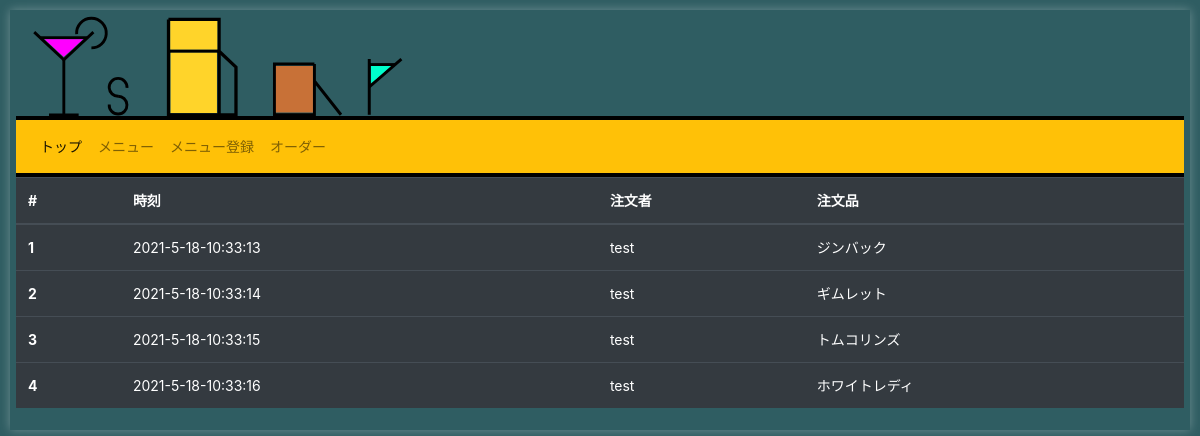
Before: /order with the older database file.
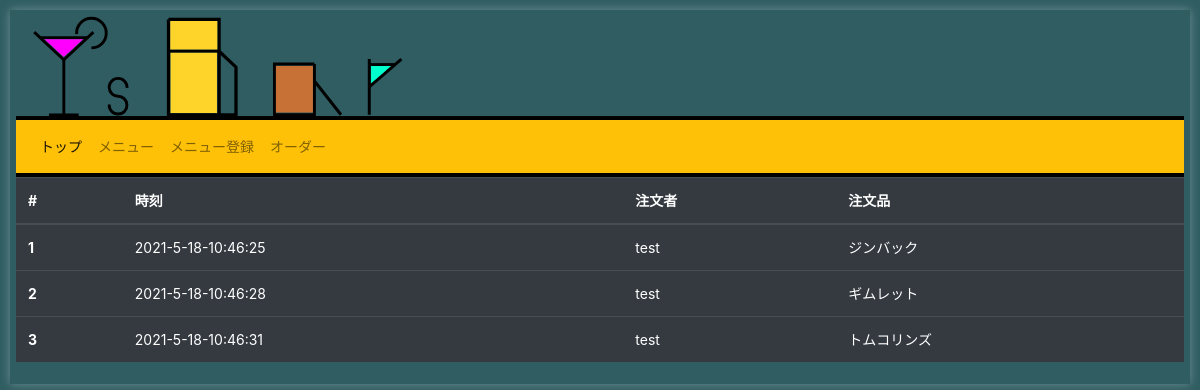
After: the same page with the newer database file.
### app.py (models this page shows)
class Order(Base):
    __tablename__ = 'order'
    id = Column(Integer,primary_key=True,autoincrement=True,nullable=False,unique=True)
    date = Column(String(100),nullable=False)
    user = Column(String(100),nullable=False)
    menu = Column(String(100),nullable=False)

### app.py (the view)
@app.route('/order',methods=['GET'])
def order_get():
    session = sessionmaker(bind=engine)()#db用のsessionの作成
    data = session.query(Order).all()
    return render_template('order.html',title="オーダー",data=data)

### app.py (called while the page is built)
@app.context_processor
def add_staticfile():
    def staticfile_cp(fname):
        path = os.path.join(app.root_path, 'static', fname)
        mtime =  str(int(os.stat(path).st_mtime))
        return '/static/' + fname + '?v=' + str(mtime)
    return dict(staticfile=staticfile_cp)

### templates/order.html
{% extends 'base.html' %}
{% block content %}
<div class="content">
    <table class="table table-hover table-dark">
        <thead>
          <tr>
            <th scope="col">#</th>
            <th scope="col">時刻</th>
            <th scope="col">注文者</th>
            <th scope="col">注文品</th>
          </tr>
        </thead>
        <tbody>
            {% for item in data%}
            <tr>
                <th scope="row">{{item.id}}</th>
                <td>{{item.date}}</td>
                <td>{{item.user}}</td>
                <td>{{item.menu}}</td>
            </tr>
            {% endfor %}
        </tbody>
      </table>
</div>
{% endblock %}

Changed rows visible on the page:
removed Order: id "4", date "2021-5-18-10:33:16", user "test", menu "ホワイトレディ"
changed Order "ジンバック": date "2021-5-18-10:33:13" → "2021-5-18-10:46:25"
changed Order "ギムレット": date "2021-5-18-10:33:14" → "2021-5-18-10:46:28"
changed Order "トムコリンズ": date "2021-5-18-10:33:15" → "2021-5-18-10:46:31"
